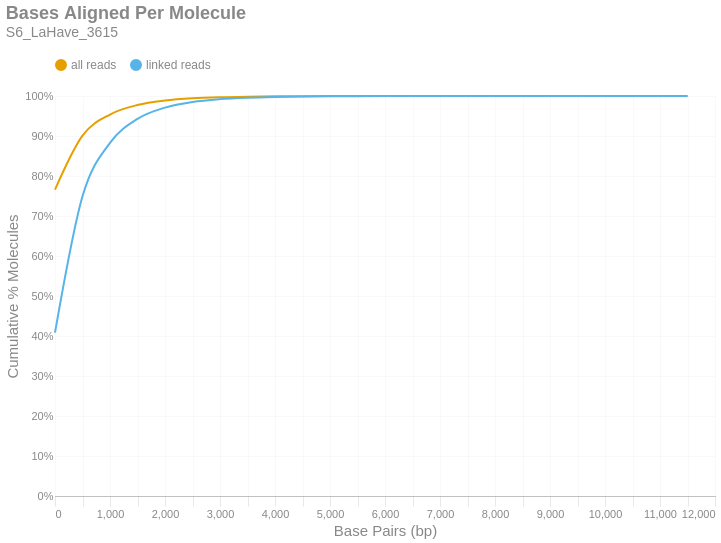

The notebook cell this image was saved under:
### Markdown cell above
### Bases Aligned Per Molecule
This is a cumulative frequency distribution showing the number of base pairs aligned per unique molecule. These data are shown in 500 bp bins. There are two distributions: one with `all reads` (yellow) and another with only `linked reads` (blue). The percent of molecules in the `linked reads` distribution is relative to the total number of linked molecules.

### Code cell
if SKIPLR:
    print_html(f"Skipped")
else:
    binned_df = consolidated_hist(valids['aligned_bp'], mask, 500, True)
    with SafeRender(binned_df):
        (
            density_plot(binned_df, 'Bases Aligned Per Molecule', samplename, 'basesper')
            .encode(
                x=alt.X('bin:Q', title="Base Pairs (bp)").axis(tickMinStep=500).scale(padding=0),
                y=alt.Y('value:Q', title='Cumulative % Molecules')
                    .axis(format='%')
                    .scale(domain = [0,1])
                    .stack(False),
                color=alt.Color("key:N").scale(domain = ["all reads", "linked reads"]),
                tooltip = [
                    alt.Tooltip("key:N", title = "Data Type"),
                    alt.Tooltip("range_label:N", title="Bases Aligned Per Molecule"),
                    alt.Tooltip("value:Q", format = ".2%", title="% Molecules (Cum.)")
                ]
            )
        ).display()

### Figure 1 — Vega-Lite specification as saved in the notebook (floating-point values rounded to 4 significant figures)
{"width": "container", "height": 400, "config": {"title": {"anchor": "start", "dy": -15, "fontSize": 18, "color": "#888888", "subtitleColor": "#888888", "subtitleFontSize": 14}, "arc": {"fill": "#0072B2"}, "axis": {"domainColor": "#888888", "domainWidth": 0.5, "gridWidth": 0.2, "grid": false, "titleFontWeight": 400, "titleFontSize": 15, "labelFontSize": 11, "labelColor": "#888888", "tickColor": "#888888", "tickWidth": 0.2, "titleColor": "#888888"}, "axisBand": {"grid": false}, "axisX": {"grid": true, "tickSize": 10, "domainCap": "round"}, "axisY": {"domain": false, "grid": true, "tickSize": 0, "domainCap": "round"}, "background": "transparent", "header": {"labelFontSize": 15, "labelColor": "#888888", "titleFontSize": 15, "titleFontWeight": 600, "titleColor": "#888888"}, "legend": {"labelFont": "sans-serif", "labelFontSize": 12, "labelColor": "#888888", "symbolSize": 100, "symbolType": "circle", "titleFontSize": 12, "titlePadding": 10, "titleColor": "#888888", "title": null, "orient": "top"}, "range": {"category": ["#E69F00", "#56B4E9", "#009E73", "#F0E442", "#0072B2", "#D55E00", "#CC79A7", "#000000"], "diverging": ["#cfe8f3", "#a2d4ec", "#73bfe2", "#46abdb", "#1696d2", "#12719e"]}, "area": {"fill": "#0072B2", "fillOpacity": 0.7, "line": true, "strokeOpacity": 0.7}, "line": {"color": "#0072B2", "stroke": "#0072B2", "strokeWidth": 2}, "trail": {"color": "#0072B2", "stroke": "#0072B2", "strokeWidth": 0, "size": 1}, "point": {"filled": true, "fillOpacity": 1.0, "size": 95}, "text": {"color": "#888888", "fontSize": 11, "align": "right", "fontWeight": 400, "size": 11}, "bar": {"fill": "#0072B2", "stroke": null}, "view": {"stroke": null, "continuousWidth": 660, "continuousHeight": 400}}, "data": {"name": "data-12c7e0612b7af1c177b7b08dc96f3698"}, "mark": {"type": "line", "interpolate": "monotone", "point": {"opacity": 0, "size": 275}}, "encoding": {"color": {"field": "key", "scale": {"domain": ["all reads", "linked reads"]}, "type": "nominal"}, "tooltip": [{"field": "key", "title": "Data Type", "type": "nominal"}, {"field": "range_label", "title": "Bases Aligned Per Molecule", "type": "nominal"}, {"field": "value", "format": ".2%", "title": "% Molecules (Cum.)", "type": "quantitative"}], "x": {"axis": {"tickMinStep": 500}, "field": "bin", "scale": {"padding": 0}, "title": "Base Pairs (bp)", "type": "quantitative"}, "y": {"axis": {"format": "%"}, "field": "value", "scale": {"domain": [0, 1]}, "stack": false, "title": "Cumulative % Molecules", "type": "quantitative"}}, "params": [{"name": "param_c36ac31b6afebe62", "select": {"type": "point", "fields": ["key"]}, "bind": "legend"}], "title": {"text": "Bases Aligned Per Molecule", "subtitle": "S6_LaHave_3615"}, "transform": [{"fold": ["all reads (cumsum)", "linked reads (cumsum)"]}, {"calculate": "replace(datum.key, ' (cumsum)', '')", "as": "key"}, {"filter": {"param": "param_c36ac31b6afebe62"}}], "usermeta": {"embedOptions": {"downloadFileName": "S6_LaHave_3615.basesper"}}, "$schema": "https://vega.github.io/schema/vega-lite/v6.1.0.json", "datasets": {"data-12c7e0612b7af1c177b7b08dc96f3698": [{"bin": "0.0", "interval": "0.0-500.0", "all reads": 0.7658, "linked reads": 0.4083, "all reads (cumsum)": 0.7658, "linked reads (cumsum)": 0.4083, "range_label": "0-499"}, {"bin": "500.0", "interval": "500.0-1000.0", "all reads": 0.135, "linked reads": 0.3409, "all reads (cumsum)": 0.9008, "linked reads (cumsum)": 0.7492, "range_label": "500-999"}, {"bin": "1000.0", "interval": "1000.0-1500.0", "all reads": 0.0529, "linked reads": 0.1338, "all reads (cumsum)": 0.9537, "linked reads (cumsum)": 0.883, "range_label": "1000-1499"}, {"bin": "1500.0", "interval": "1500.0-2000.0", "all reads": 0.02364, "linked reads": 0.05979, "all reads (cumsum)": 0.9774, "linked reads (cumsum)": 0.9428, "range_label": "1500-1999"}, {"bin": "2000.0", "interval": "2000.0-2500.0", "all reads": 0.01115, "linked reads": 0.02821, "all reads (cumsum)": 0.9885, "linked reads (cumsum)": 0.971, "range_label": "2000-2499"}, {"bin": "2500.0", "interval": "2500.0-3000.0", "all reads": 0.005595, "linked reads": 0.01415, "all reads (cumsum)": 0.9941, "linked reads (cumsum)": 0.9851, "range_label": "2500-2999"}, {"bin": "3000.0", "interval": "3000.0-3500.0", "all reads": 0.002786, "linked reads": 0.007048, "all reads (cumsum)": 0.9969, "linked reads (cumsum)": 0.9922, "range_label": "3000-3499"}, {"bin": "3500.0", "interval": "3500.0-4000.0", "all reads": 0.001443, "linked reads": 0.003649, "all reads (cumsum)": 0.9984, "linked reads (cumsum)": 0.9958, "range_label": "3500-3999"}, {"bin": "4000.0", "interval": "4000.0-4500.0", "all reads": 0.0007671, "linked reads": 0.00194, "all reads (cumsum)": 0.9991, "linked reads (cumsum)": 0.9978, "range_label": "4000-4499"}, {"bin": "4500.0", "interval": "4500.0-5000.0", "all reads": 0.0003987, "linked reads": 0.001009, "all reads (cumsum)": 0.9995, "linked reads (cumsum)": 0.9988, "range_label": "4500-4999"}, {"bin": "5000.0", "interval": "5000.0-5500.0", "all reads": 0.0002102, "linked reads": 0.0005317, "all reads (cumsum)": 0.9997, "linked reads (cumsum)": 0.9993, "range_label": "5000-5499"}, {"bin": "5500.0", "interval": "5500.0-6000.0", "all reads": 0.0001186, "linked reads": 0.0003, "all reads (cumsum)": 0.9999, "linked reads (cumsum)": 0.9996, "range_label": "5500-5999"}, {"bin": "6000.0", "interval": "6000.0-6500.0", "all reads": 6.542e-05, "linked reads": 0.0001655, "all reads (cumsum)": 0.9999, "linked reads (cumsum)": 0.9998, "range_label": "6000-6499"}, {"bin": "6500.0", "interval": "6500.0-7000.0", "all reads": 3.567e-05, "linked reads": 9.023e-05, "all reads (cumsum)": 1.0, "linked reads (cumsum)": 0.9999, "range_label": "6500-6999"}, {"bin": "7000.0", "interval": "7000.0-7500.0", "all reads": 2.343e-05, "linked reads": 5.927e-05, "all reads (cumsum)": 1.0, "linked reads (cumsum)": 0.9999, "range_label": "7000-7499"}, {"bin": "7500.0", "interval": "7500.0-8000.0", "all reads": 8.029e-06, "linked reads": 2.031e-05, "all reads (cumsum)": 1.0, "linked reads (cumsum)": 1.0, "range_label": "7500-7999"}, {"bin": "8000.0", "interval": "8000.0-8500.0", "all reads": 6.318e-06, "linked reads": 1.598e-05, "all reads (cumsum)": 1.0, "linked reads (cumsum)": 1.0, "range_label": "8000-8499"}, {"bin": "8500.0", "interval": "8500.0-9000.0", "all reads": 4.87e-06, "linked reads": 1.232e-05, "all reads (cumsum)": 1.0, "linked reads (cumsum)": 1.0, "range_label": "8500-8999"}, {"bin": "9000.0", "interval": "9000.0-9500.0", "all reads": 2.632e-06, "linked reads": 6.659e-06, "all reads (cumsum)": 1.0, "linked reads (cumsum)": 1.0, "range_label": "9000-9499"}, {"bin": "9500.0", "interval": "9500.0-10000.0", "all reads": 3.949e-07, "linked reads": 9.989e-07, "all reads (cumsum)": 1.0, "linked reads (cumsum)": 1.0, "range_label": "9500-9999"}, {"bin": "10000.0", "interval": "10000.0-10500.0", "all reads": 1.053e-06, "linked reads": 2.664e-06, "all reads (cumsum)": 1.0, "linked reads (cumsum)": 1.0, "range_label": "10000-10499"}, {"bin": "10500.0", "interval": "10500.0-11000.0", "all reads": 2.632e-07, "linked reads": 6.659e-07, "all reads (cumsum)": 1.0, "linked reads (cumsum)": 1.0, "range_label": "10500-10999"}, {"bin": "11000.0", "interval": "11000.0-11500.0", "all reads": 7.897e-07, "linked reads": 1.998e-06, "all reads (cumsum)": 1.0, "linked reads (cumsum)": 1.0, "range_label": "11000-11499"}, {"bin": "11500.0", "interval": "11500.0-12000.0", "all reads": 1.316e-07, "linked reads": 3.33e-07, "all reads (cumsum)": 1.0, "linked reads (cumsum)": 1.0, "range_label": "11500-11999"}]}}
